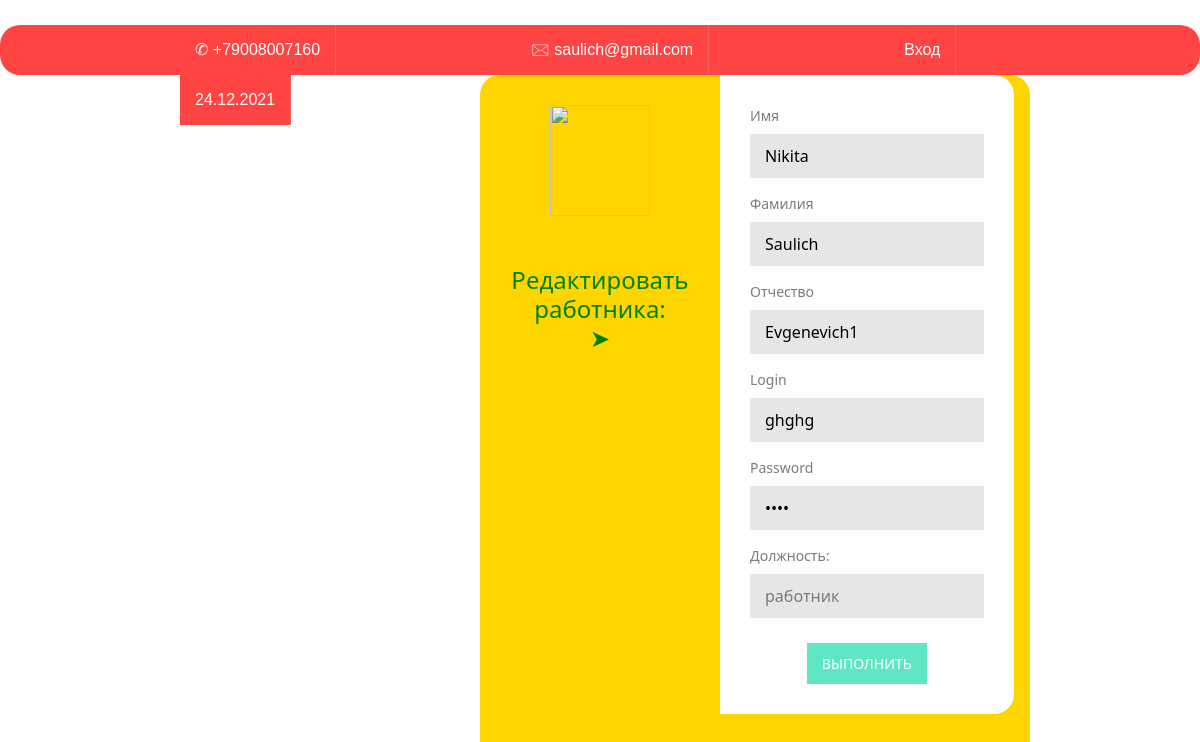
Before: /edit_employeer.html/3 with the older database file.
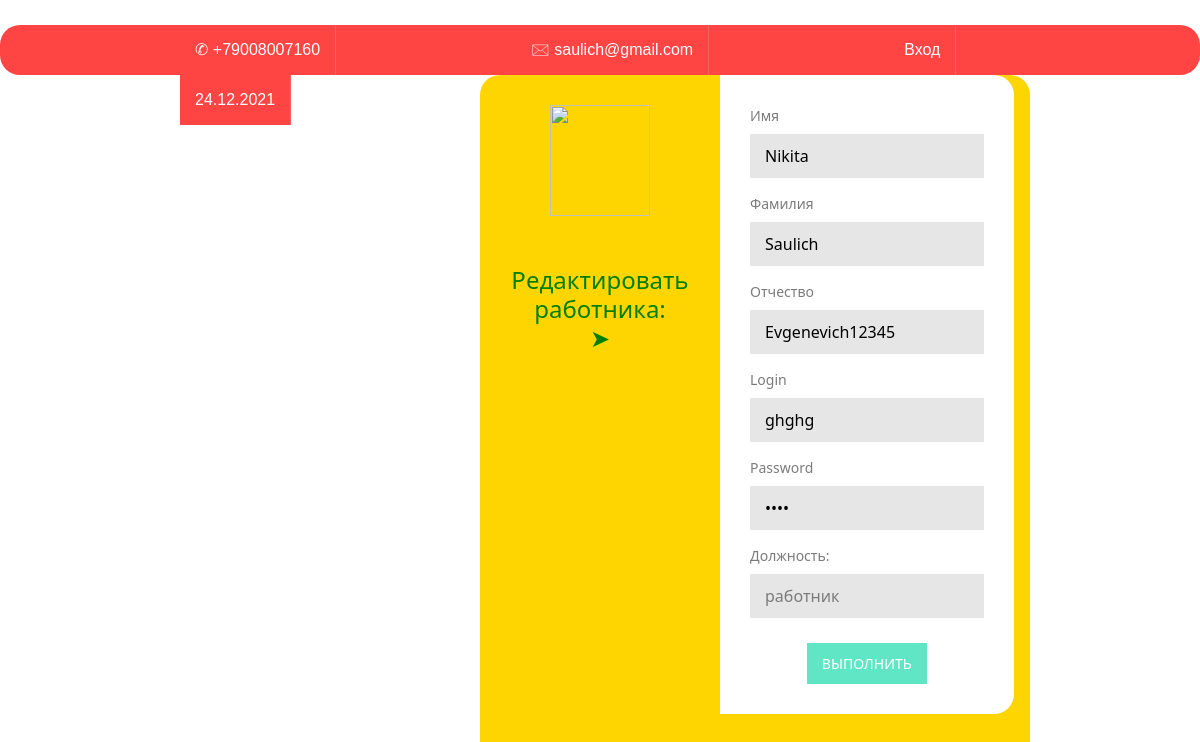
After: the same page with the newer database file.
### firstapp/models.py (models this page shows, shortened)
class User(models.Model):
    login = models.CharField(max_length=50)
    password = models.CharField(max_length=50)
    name = models.CharField(max_length=50)
    surname = models.CharField(max_length=50)
    patronymic = models.CharField(max_length=50)
    photo_profile = models.ImageField(upload_to="photos_profile/%Y/%m/%d", verbose_name="Фото профиля")

### firstapp/views.py (the view, shortened to what this page needs)
# urls.py: path('edit_employeer.html/<int:id>', EditEmployeer.as_view()),
class EditEmployeer(View):
    def get(self, request, id):
        infoUser = get_info_user(id)
        context = {
            'infoUser': infoUser
        }
        return render(request, 'edit_employeer.html', context=context)

### firstapp/basa.py (called while the page is built)
def get_info_user(id):
    rez = User.objects.filter(id = id)
    return rez

### firstapp/templates/edit_employeer.html (shortened to what this page needs)
{% extends 'layout.html'%}
{% block content%}
<div class="form-wrap">
  <div class="profile"><img   src="http://cdn.onlinewebfonts.com/svg/download_243840.png" width="100" height="111">
    <h1>Редактировать работника: <br>
    &#10148;</h1>
  </div>
  <form method="post">
      {% for info in infoUser %}
        <div>
            <label for="name">Имя</label>
            <input type="text" name="name" value="{{info.name}}" required>
        </div>
        <div>
            <label for="surname">Фамилия</label>
            <input type="text" name="surname" value="{{info.surname}}" required>
        </div>
        <div>
            <label for="patronymic">Отчество</label>
            <input type="text" name="patronymic" value="{{info.patronymic}}" required>
        </div>
        <div>
            <label for="login">Login</label>
            <input type="text" name="login" value="{{info.login}}" required>
        </div>
        <div>
            <label for="psw">Password</label>
            <input type="password"  name="password" value="{{info.password}}" required>
        </div>
        <div>
            <label for="position">Должность:</label>
            <select name="position">
                <option value="работник">pаботник</option>
            </select>
        </div>
      {%endfor%}
    <button type="submit" name="registration">Выполнить</button>
  </form>
</div>
{% endblock %}

Changed rows visible on the page:
changed User "Nikita": patronymic "Evgenevich1" → "Evgenevich12345"
